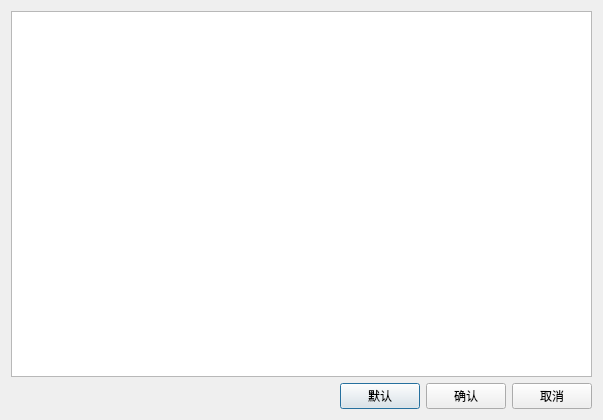
<?xml version="1.0" encoding="UTF-8"?>
<ui version="4.0">
 <class>public_short_cut_map</class>
 <widget class="QDialog" name="public_short_cut_map">
  <property name="geometry">
   <rect>
    <x>0</x>
    <y>0</y>
    <width>603</width>
    <height>420</height>
   </rect>
  </property>
  <property name="windowTitle">
   <string>Dialog</string>
  </property>
  <layout class="QVBoxLayout" name="verticalLayout">
   <item>
    <widget class="QTableView" name="tableView"/>
   </item>
   <item>
    <layout class="QHBoxLayout" name="horizontalLayout">
     <item>
      <spacer name="horizontalSpacer">
       <property name="orientation">
        <enum>Qt::Horizontal</enum>
       </property>
       <property name="sizeHint" stdset="0">
        <size>
         <width>40</width>
         <height>20</height>
        </size>
       </property>
      </spacer>
     </item>
     <item>
      <widget class="lds_toolbar_button" name="pushButton_default">
       <property name="text">
        <string>默认</string>
       </property>
       <property name="outer_stylesheet" stdset="0">
        <string>pushbutton</string>
       </property>
      </widget>
     </item>
     <item>
      <widget class="lds_toolbar_button" name="pushButton_ok">
       <property name="text">
        <string>确认</string>
       </property>
       <property name="outer_stylesheet" stdset="0">
        <string>pushbutton</string>
       </property>
      </widget>
     </item>
     <item>
      <widget class="lds_toolbar_button" name="pushButton_cancel">
       <property name="text">
        <string>取消</string>
       </property>
       <property name="outer_stylesheet" stdset="0">
        <string>pushbutton</string>
       </property>
      </widget>
     </item>
    </layout>
   </item>
  </layout>
 </widget>
 <customwidgets>
  <customwidget>
   <class>lds_toolbar_button</class>
   <extends>QPushButton</extends>
   <header>lds_toolbar_button.h</header>
  </customwidget>
 </customwidgets>
 <resources/>
 <connections/>
</ui>
